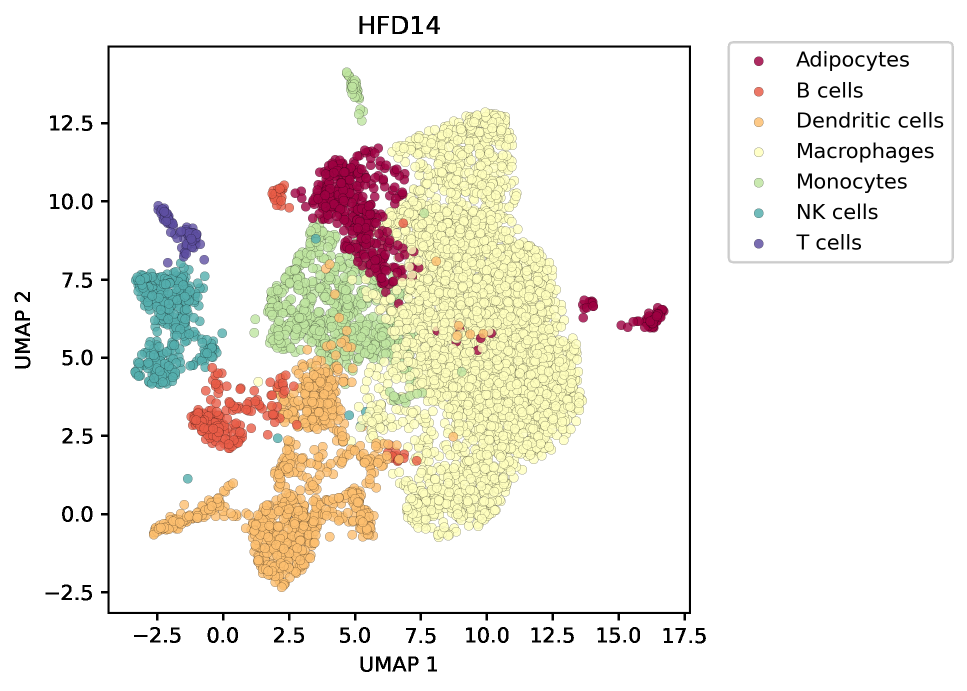
#> input picture clustering/HFD14.png, 1934 x 1381 px, found by its file name (shown at 1/2 size); its folder holds 3 pictures in this run
$ jupyter execute --allow-errors CLS.ipynb
#> lines starting #> are read from the running program, lines starting #| are printed output that depends on the picture; pictures that were not available may be replaced by others from this repository, and a replacement may not be noted
[cell 1]
import pandas as pd
import numpy as np
import matplotlib.pyplot as plt
import seaborn as sns
import matplotlib as mpl
from scipy import interpolate
import os
import matplotlib.patches as patches
from matplotlib.patches import Patch
from matplotlib.lines import Line2D
from mpl_toolkits.axes_grid1.anchored_artists import AnchoredSizeBar
from sklearn.preprocessing import MultiLabelBinarizer
import matplotlib.font_manager as fm
import tabulate
import matplotlib
import scipy.stats
import networkx as nx
import itertools
from sklearn import metrics
from mpl_toolkits.axes_grid1.axes_divider import make_axes_locatable
from sklearn.neighbors import NearestNeighbors
from sklearn.neighbors import radius_neighbors_graph
import matplotlib.patches as mpatches
import sklearn.neighbors
from scipy.spatial import distance
from skimage.filters import unsharp_mask
from skimage.color import rgb2gray
from mpl_toolkits.axes_grid1 import ImageGrid
from collections import Counter
import skimage
from Bio import SeqIO
from Bio.KEGG import REST
from Bio.KEGG.KGML import KGML_parser
import io
import numpy as np
import gget
import matplotlib.pyplot as plt
from skimage import data, segmentation, feature, future
from sklearn.ensemble import RandomForestClassifier
from functools import partial
from skimage.color import rgb2hed, hed2rgb

import sys
sys.path.append("../")
import utils as ut

from mpl_toolkits.mplot3d import Axes3D

[cell 2]
# upload the scale factors

keys = ['ND', 'HFD8', 'HFD14']

scales = []

#> (the rest of this cell did not finish here and is left out)

[cell 3]
cardOutDir = "/nfs/turbo/umms-indikar/shared/projects/spatial_transcriptomics/data/CARDOuputs/"

dfList = []

for f in os.listdir(cardOutDir):
    if 'global' in f:
        fullPath = f"{cardOutDir}{f}"
        key = f.split("_")[0]
        df = pd.read_csv(fullPath)
        df = df.rename(columns={'Unnamed: 0' : 'spotId'})
        df['key'] = key
        dfList.append(df)

#> (the rest of this cell did not finish here and is left out)

[cell 4]
sptDir =  "/nfs/turbo/umms-indikar/shared/projects/spatial_transcriptomics/data/CARDInputs/"

spt = {}

for f in os.listdir(sptDir):
    if "spt" in f and "global" in f:
        fullPath = f"{sptDir}{f}"
        key = f.split("_")[0]
        sdf = pd.read_csv(fullPath)
        sdf = sdf.rename(columns={'Unnamed: 0' : 'gene'})
        sdf = sdf.set_index('gene')
        sdf = sdf.T
        sdf.index = sdf.index.str.replace("-", ".")
        sdf = ut.normalize(sdf, 1e6)
        spt[key] = sdf
        print(f, sdf.shape)

print('done')

[cell 5]
coordDir = "/nfs/turbo/umms-indikar/shared/projects/spatial_transcriptomics/data/CARDInputs/"

dfList = []

for f in os.listdir(coordDir):
    if "coord" in f and "global" in f:
        fullPath = f"{coordDir}{f}"
        key = f.split("_")[0]
        cdf = pd.read_csv(fullPath)
        cdf = cdf.rename(columns={'Unnamed: 0' : 'spotId'})
        cdf['key'] = key
        dfList.append(cdf)

#> (the rest of this cell did not finish here and is left out)

[cell 6]
"""Merge CARD predictions with spatial coordinates"""
#> (the rest of this cell did not finish here and is left out)

[cell 7]
def closest_node(node, nodes, metric):
    closest_index = distance.cdist([node], nodes, metric=metric).argmin()
    return closest_index

# [153 lines left out: functions getSubGraph, getFullGraph, getKnn, knnInd2Id, blur, getCentralities and 2 more, not called in this run]

[cell 8]
# load the gene counts

q = 0.05
#> (the rest of this cell did not finish here and is left out)

[cell 9]
keys = ['ND', 'HFD8', 'HFD14']
graph = {}
min_components = 3 # remove disconnected nodes


"""
NOTE: here we remove edges that are greater distance than the nearest neighbor
"""

#> (the rest of this cell did not finish here and is left out)

[cell 10]
cTypes = [
    'Dendritic cells',
    'Mac4',
    'Stromal cells',
    'NK cells',
    'Mac2',
    'Monocytes',
    'T cells',
    'Mac5',
    'Mac3',
    'Mac1',
    'B cells',
]

[cell 11]
# break

[cell 12]
"""Build the graph"""

allGraphs = {}
radius = 25

#> (the rest of this cell did not finish here and is left out)

# Image Classifcation

[cell 13]
imDir = "/nfs/turbo/umms-indikar/shared/projects/spatial_transcriptomics/data/images/lowres/"

lowres = {}
for f in os.listdir(imDir):
    if f.endswith("png"):
        fullpath = f"{imDir}{f}"
        img = skimage.io.imread(fullpath, as_gray=True)
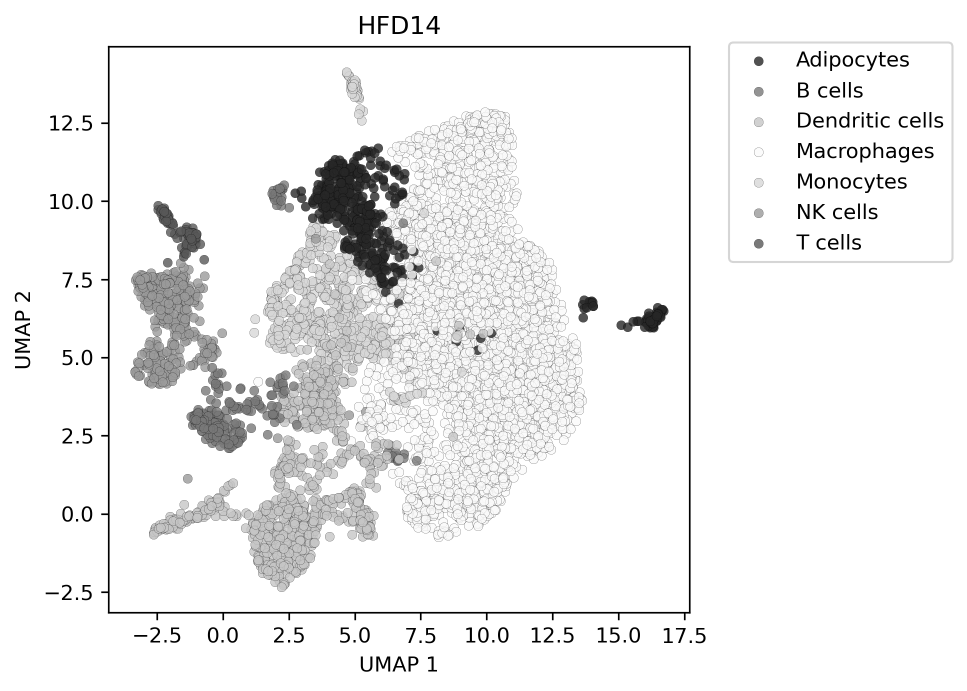
#> img: shape (1381, 1934) float64 (shown at 1/2 size); min 0, max 1, mean 0.94
        key = f.replace(".png", "")
        print(key, img.shape)
#| HFD14 (1381, 1934)
        lowres[key] = img

print('done')

[cell 14]
img = lowres['HFD14']

nClasses = 4
thresholds = skimage.filters.threshold_multiotsu(img, classes=nClasses)
#> thresholds = [0.338, 0.678, 0.896]

# Using the threshold values, we generate the region
regions = np.digitize(img, bins=thresholds)
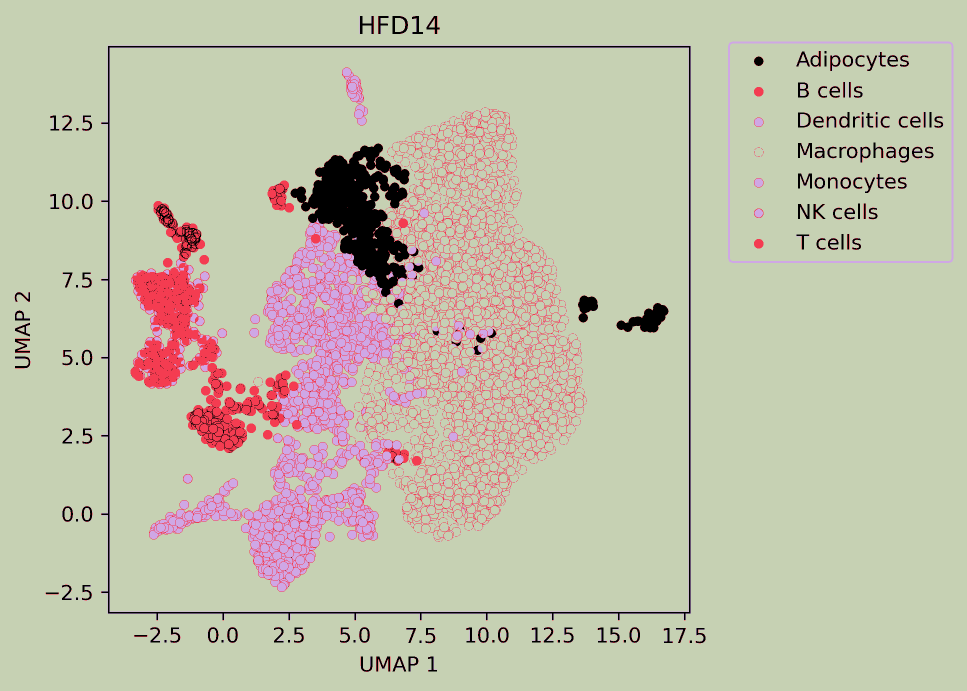
#> regions: shape (1381, 1934) int64 (shown at 1/2 size); 4 distinct labels, from 0 to 3; one colour per label, 0 black
# training_labels = np.where((regions == 0) | (regions == 1), 1, regions)
training_labels = regions + 1
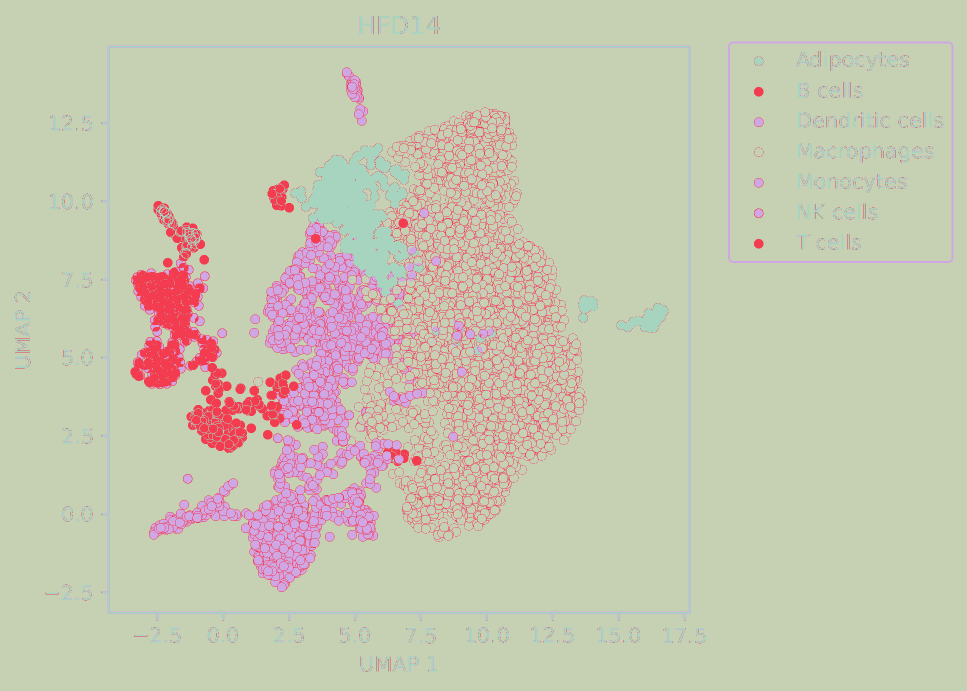
#> training_labels: shape (1381, 1934) int64 (shown at 1/2 size); 4 distinct labels, from 1 to 4; one colour per label, 0 black

sigma_min = 1
sigma_max = 16
features_func = partial(feature.multiscale_basic_features,
                        intensity=True,
                        edges=False,
                        texture=True,
                        sigma_min=sigma_min,
                        sigma_max=sigma_max)
                        # channel_axis=-1)

features = features_func(img)

clf = RandomForestClassifier(n_estimators=50,
                             n_jobs=-1,
                             max_depth=10,
                             max_samples=0.05)
clf = future.fit_segmenter(training_labels, features, clf)
result = future.predict_segmenter(features, clf)

### run the random forest on all images
segment = {}

for i, key in enumerate(keys):
    img = lowres[key]
    features = features_func(img)
    result = future.predict_segmenter(features, clf)
    segment[key] = result


print('done')
